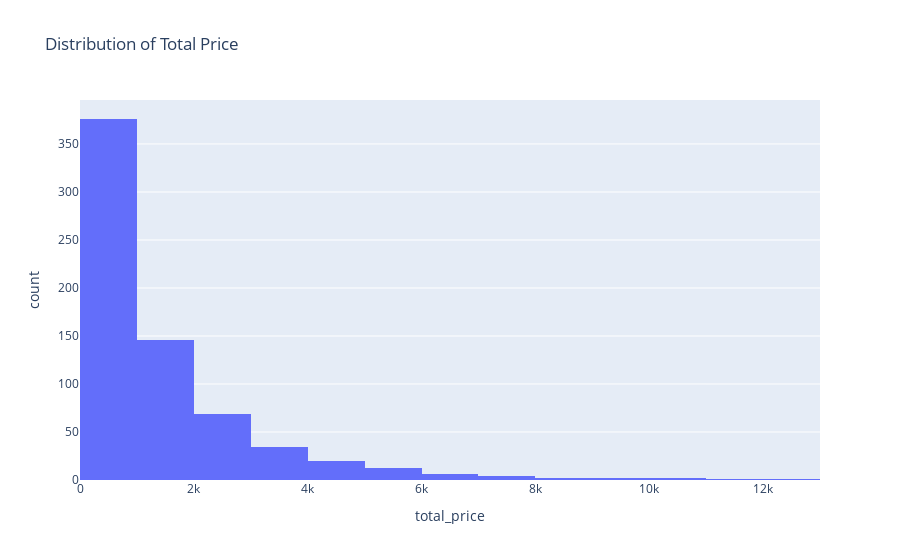

The cell this chart's notebook holds for it:
### Code cell
fig = px.histogram(df, x='total_price', nbins=20, title='Distribution of Total Price')
fig.show()

### Figure 1 — Plotly figure (JSON) as saved in the notebook; plotly's stock layout.template omitted (floating-point values rounded to 4 significant figures; data arrays with more than 128 entries replaced by an {"elided": "..."} marker saying what was removed)
{"data": [{"alignmentgroup": "True", "bingroup": "x", "hovertemplate": "total_price=%{x}<br>count=%{y}<extra></extra>", "legendgroup": "", "marker": {"color": "#636efa", "pattern": {"shape": ""}}, "name": "", "nbinsx": 20, "offsetgroup": "", "orientation": "v", "showlegend": false, "type": "histogram", "x": {"elided": "676 float values"}, "xaxis": "x", "yaxis": "y"}], "layout": {"autosize": true, "barmode": "relative", "legend": {"tracegroupgap": 0}, "title": {"text": "Distribution of Total Price"}, "xaxis": {"anchor": "y", "autorange": true, "domain": [0, 1], "range": [0, 13000], "title": {"text": "total_price"}, "type": "linear"}, "yaxis": {"anchor": "x", "autorange": true, "domain": [0, 1], "range": [0, 395.8], "title": {"text": "count"}}}}
